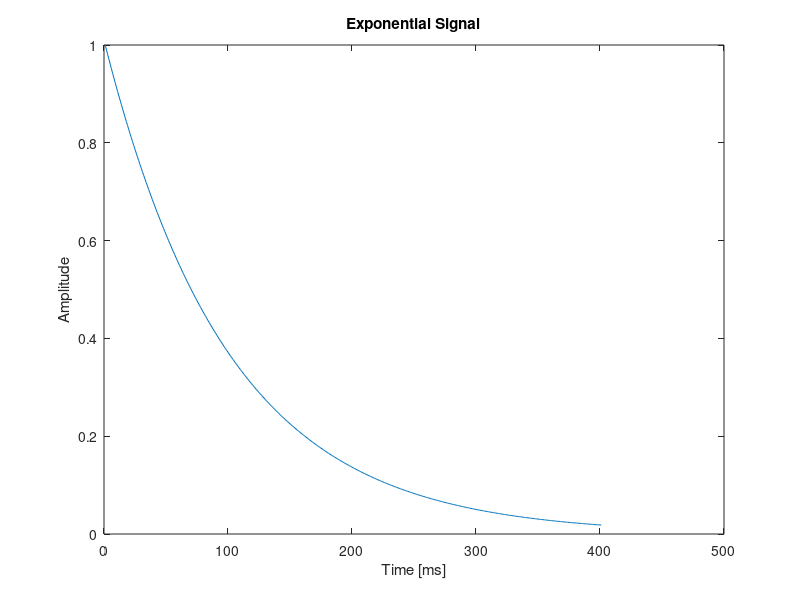

Here is the MATLAB script that generated this plot:
%   x(t)= e -0.1t, for t= 0 to 40mS in steps of 0.1mS. Give title, xlabel and ylabel to be "Exponential Signal", "Time[mS]", "Amplitude".
t = 0 : 0.1 : 40;
Y = exp(-0.1 * t);
plot(Y);
title('Exponential Signal');
xlabel('Time [ms]');
ylabel('Amplitude');